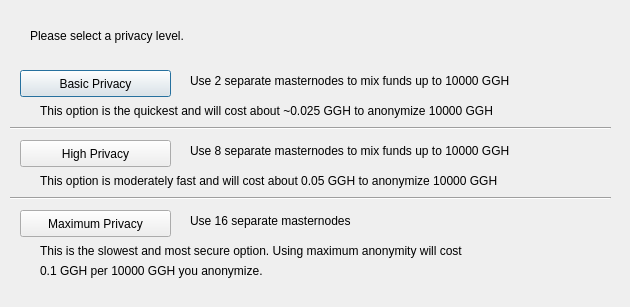
<?xml version="1.0" encoding="UTF-8"?>
<ui version="4.0">
 <class>ObfuscationConfig</class>
 <widget class="QDialog" name="ObfuscationConfig">
  <property name="geometry">
   <rect>
    <x>0</x>
    <y>0</y>
    <width>630</width>
    <height>307</height>
   </rect>
  </property>
  <property name="windowTitle">
   <string>Configure Obfuscation</string>
  </property>
  <widget class="QPushButton" name="buttonBasic">
   <property name="geometry">
    <rect>
     <x>20</x>
     <y>70</y>
     <width>151</width>
     <height>27</height>
    </rect>
   </property>
   <property name="text">
    <string>Basic Privacy</string>
   </property>
  </widget>
  <widget class="QPushButton" name="buttonHigh">
   <property name="geometry">
    <rect>
     <x>20</x>
     <y>140</y>
     <width>151</width>
     <height>27</height>
    </rect>
   </property>
   <property name="text">
    <string>High Privacy</string>
   </property>
  </widget>
  <widget class="QPushButton" name="buttonMax">
   <property name="geometry">
    <rect>
     <x>20</x>
     <y>210</y>
     <width>151</width>
     <height>27</height>
    </rect>
   </property>
   <property name="text">
    <string>Maximum Privacy</string>
   </property>
  </widget>
  <widget class="QLabel" name="label">
   <property name="geometry">
    <rect>
     <x>30</x>
     <y>20</y>
     <width>571</width>
     <height>31</height>
    </rect>
   </property>
   <property name="text">
    <string>Please select a privacy level.</string>
   </property>
  </widget>
  <widget class="QLabel" name="label_2">
   <property name="geometry">
    <rect>
     <x>190</x>
     <y>70</y>
     <width>421</width>
     <height>21</height>
    </rect>
   </property>
   <property name="text">
    <string>Use 2 separate masternodes to mix funds up to 10000 GGH</string>
   </property>
  </widget>
  <widget class="QLabel" name="label_3">
   <property name="geometry">
    <rect>
     <x>190</x>
     <y>140</y>
     <width>411</width>
     <height>21</height>
    </rect>
   </property>
   <property name="text">
    <string>Use 8 separate masternodes to mix funds up to 10000 GGH</string>
   </property>
  </widget>
  <widget class="QLabel" name="label_4">
   <property name="geometry">
    <rect>
     <x>190</x>
     <y>210</y>
     <width>421</width>
     <height>21</height>
    </rect>
   </property>
   <property name="text">
    <string>Use 16 separate masternodes</string>
   </property>
  </widget>
  <widget class="QLabel" name="label_6">
   <property name="geometry">
    <rect>
     <x>40</x>
     <y>100</y>
     <width>561</width>
     <height>21</height>
    </rect>
   </property>
   <property name="text">
    <string>This option is the quickest and will cost about ~0.025 GGH to anonymize 10000 GGH</string>
   </property>
  </widget>
  <widget class="QLabel" name="label_7">
   <property name="geometry">
    <rect>
     <x>40</x>
     <y>170</y>
     <width>561</width>
     <height>21</height>
    </rect>
   </property>
   <property name="text">
    <string>This option is moderately fast and will cost about 0.05 GGH to anonymize 10000 GGH</string>
   </property>
  </widget>
  <widget class="QLabel" name="label_8">
   <property name="geometry">
    <rect>
     <x>40</x>
     <y>240</y>
     <width>561</width>
     <height>21</height>
    </rect>
   </property>
   <property name="text">
    <string>This is the slowest and most secure option. Using maximum anonymity will cost</string>
   </property>
  </widget>
  <widget class="QLabel" name="label_9">
   <property name="geometry">
    <rect>
     <x>40</x>
     <y>260</y>
     <width>561</width>
     <height>21</height>
    </rect>
   </property>
   <property name="text">
    <string>0.1 GGH per 10000 GGH you anonymize.</string>
   </property>
  </widget>
  <widget class="Line" name="line">
   <property name="geometry">
    <rect>
     <x>10</x>
     <y>120</y>
     <width>601</width>
     <height>16</height>
    </rect>
   </property>
   <property name="orientation">
    <enum>Qt::Horizontal</enum>
   </property>
  </widget>
  <widget class="Line" name="line_2">
   <property name="geometry">
    <rect>
     <x>10</x>
     <y>190</y>
     <width>601</width>
     <height>16</height>
    </rect>
   </property>
   <property name="orientation">
    <enum>Qt::Horizontal</enum>
   </property>
  </widget>
 </widget>
 <resources/>
 <connections/>
</ui>
